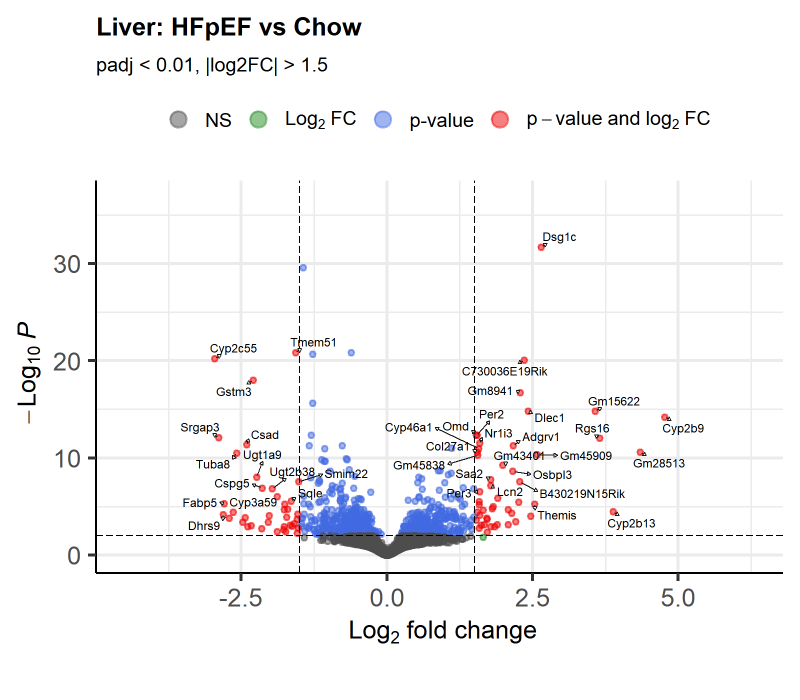
#> input picture figures/Liver_volcano.png, 1600 x 1400 px, found by its file name (shown at 1/2 size)
$ python 17_stitch_panels.py
#> lines starting #> are read from the running program, lines starting #| are printed output that depends on the picture
"""Stitch paired sub-figures into single composite Figure images (panel A / B
side by side, with a bold panel-letter tag), matching the convention seen in
published papers (e.g. Fig. 1A-D combined as one figure with one legend)."""
from PIL import Image, ImageDraw, ImageFont
import os

FIG_DIR = "figures"
OUT_DIR = "figures/composite"
os.makedirs(OUT_DIR, exist_ok=True)

try:
    FONT = ImageFont.truetype("arialbd.ttf", 56)
except Exception:
    FONT = ImageFont.load_default()

GAP = 30
PAD = 10


def load_flat(path):
    """Open an image and flatten it onto a white RGB background, handling
    any alpha channel correctly (plain .convert("RGB") on an RGBA image
    drops the alpha and leaves transparent pixels black, not white)."""
#> called with path = 'figures/Liver_volcano.png'
    im = Image.open(path)
#> im is the input picture: PIL image 1600x1400 RGB; mean R, G, B 245.1, 244.6, 245.7
    if im.mode in ("RGBA", "LA") or (im.mode == "P" and "transparency" in im.info):
        im = im.convert("RGBA")
        bg = Image.new("RGB", im.size, "white")
        bg.paste(im, mask=im.split()[-1])
        return bg
    return im.convert("RGB")


def stitch(pairs, out_name, align="min"):
    """pairs: list of (image_filename, letter) to place left-to-right.
    align="min": downscale all panels to the shortest panel's height (default;
      fine when panels were rendered at similar font sizes/resolutions).
    align="max": keep every panel at its native resolution (no downscaling,
      so small text like heatmap row labels never shrinks) and pad shorter
      panels with white space so they still line up at the top.
    """
    imgs = [load_flat(os.path.join(FIG_DIR, fn)) for fn, _ in pairs]
#> call 2 of load_flat, with path = 'figures/LV_volcano.png'
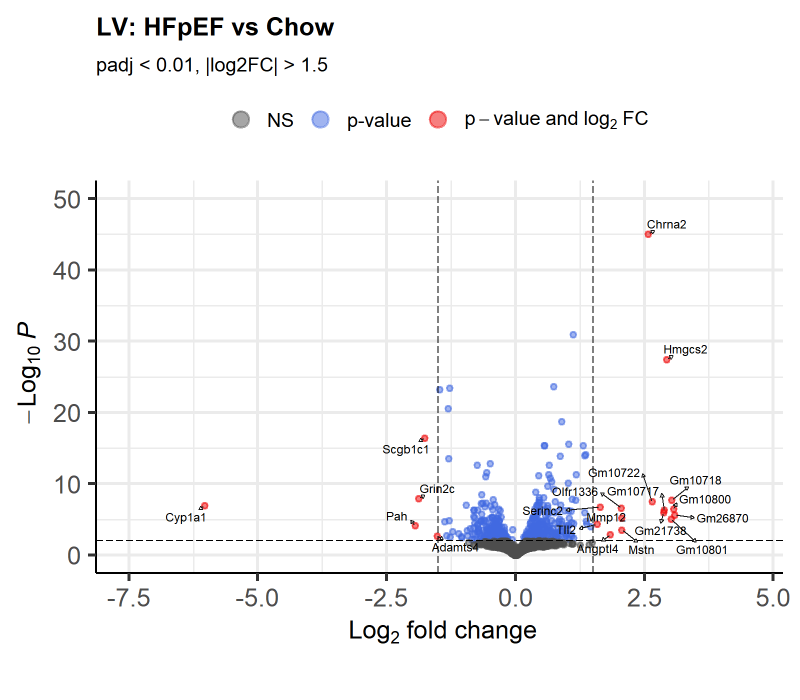
#> input picture figures/LV_volcano.png, 1600 x 1400 px, found by its file name (shown at 1/2 size)
#> in load_flat, im is the input picture: PIL image 1600x1400 RGB; mean R, G, B 246.7, 246.7, 247.5

    if align == "min":
        target_h = min(im.height for im in imgs)
#> target_h = 1400
        resized = []
        for im in imgs:
            w = int(im.width * (target_h / im.height))
            resized.append(im.resize((w, target_h), Image.LANCZOS))
#> this loop made 2 passes
#> w on passes 1 to 2: 1600, 1600
#> after the loop, resized = 2 items
    else:
        target_h = max(im.height for im in imgs)
        resized = []
        for im in imgs:
            if im.height == target_h:
                resized.append(im)
            else:
                padded = Image.new("RGB", (im.width, target_h), "white")
                padded.paste(im, (0, 0))
                resized.append(padded)

    total_w = sum(im.width for im in resized) + GAP * (len(resized) - 1)
#> total_w = 3230
    canvas = Image.new("RGB", (total_w, target_h), "white")
#> canvas: PIL image 3230x1400 RGB; every value is 255
    x = 0
    draw = ImageDraw.Draw(canvas)
    for (im, (fn, letter)) in zip(resized, pairs):
        canvas.paste(im, (x, 0))
        draw.text((x + PAD, PAD), letter, fill="black", font=FONT)
        x += im.width + GAP
#> this loop made 2 passes
#> (fn, letter, x) on passes 1 to 2: ('Liver_volcano.png', 'A', 1630), ('LV_volcano.png', 'B', 3260)
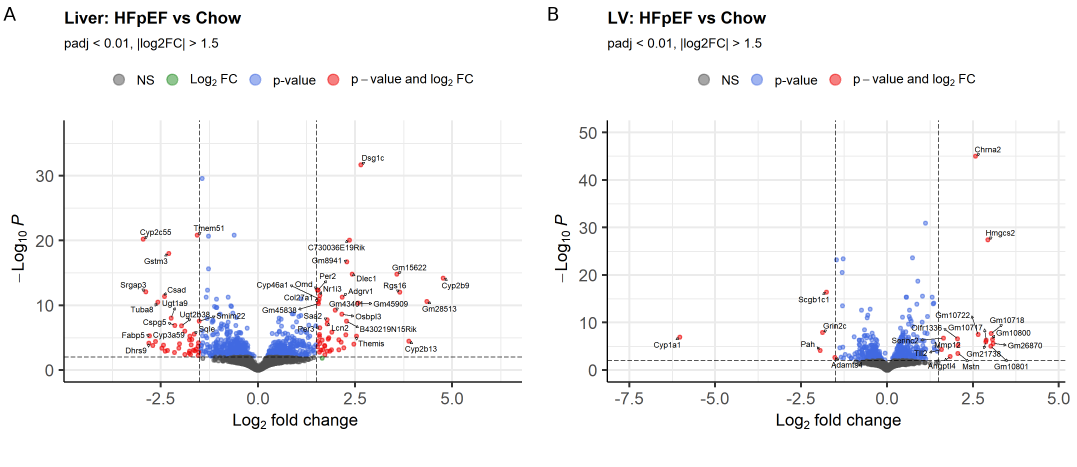
#> canvas: PIL image 3230x1400 RGB (shown at 1/3 size); mean R, G, B 245.9, 245.7, 246.6
#> after the loop, x = 3260

    out_path = os.path.join(OUT_DIR, out_name)
    canvas.save(out_path)
    print("Wrote", out_path, canvas.size)
#| Wrote figures/composite/Figure1_volcano_combined.png (3230, 1400)
#> call 2 of stitch, with out_name = 'Figure2_heatmap_combined.png', align = 'max'
#> call 3 of load_flat, with path = 'figures/Liver_heatmap.png'
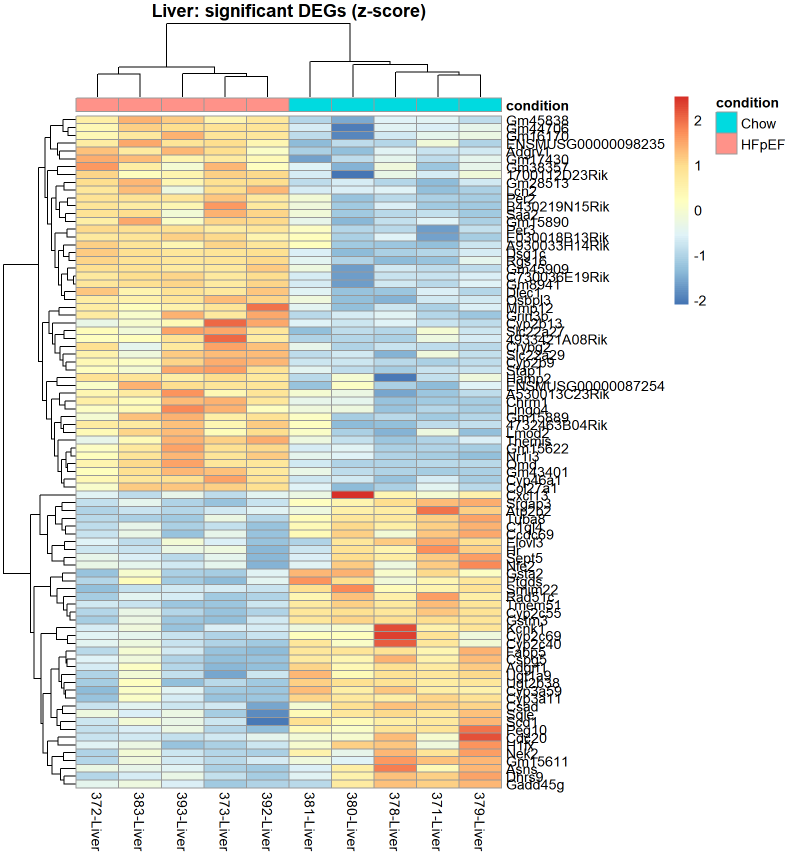
#> input picture figures/Liver_heatmap.png, 1600 x 1720 px, found by its file name (shown at 1/2 size)
#> in load_flat, im is the input picture: PIL image 1600x1720 RGB; mean R, G, B 227, 226.5, 216.2
#> call 4 of load_flat, with path = 'figures/LV_heatmap.png'
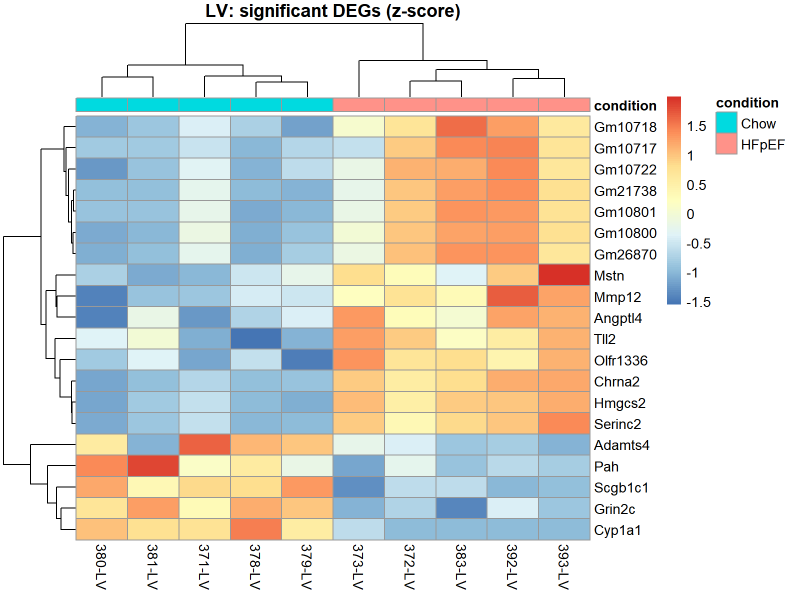
#> input picture figures/LV_heatmap.png, 1600 x 1200 px, found by its file name (shown at 1/2 size)
#> in load_flat, im is the input picture: PIL image 1600x1200 P; mean R, G, B 222.8, 220.5, 212.9
#> in stitch (call 2), `target_h = max(im.height for im in imgs)`: target_h = 1720
#> the loop in stitch (call 2), `for im in imgs:` made 2 passes
#> after the loop in stitch (call 2), `for im in imgs:`:
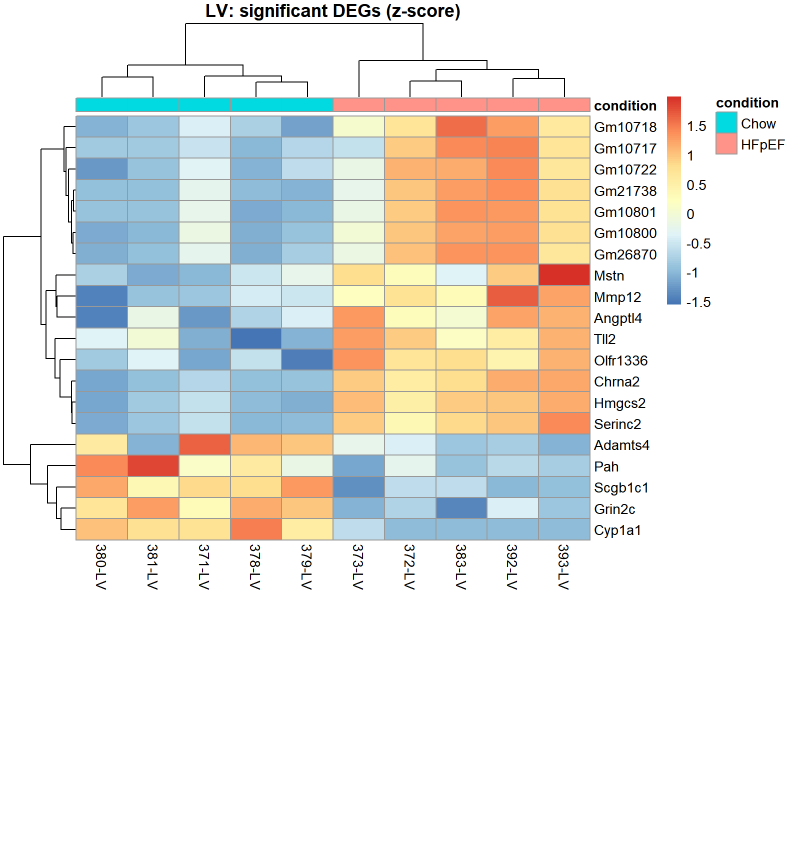
#> padded: PIL image 1600x1720 RGB (shown at 1/2 size); mean R, G, B 232.5, 230.9, 225.6
#> in stitch (call 2), `canvas = Image.new("RGB", (total_w, target_h), "white")`: canvas: PIL image 3230x1720 RGB; every value is 255
#> the loop in stitch (call 2), `for (im, (fn, letter)) in zip(resized, pairs):` made 2 passes
#> after the loop in stitch (call 2), `for (im, (fn, letter)) in zip(resized, pairs):`:
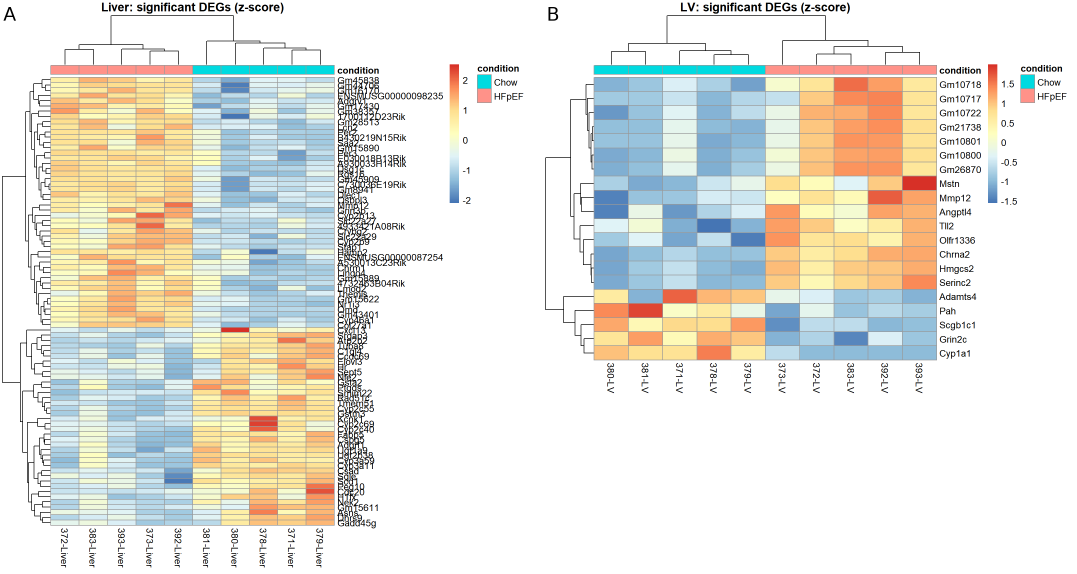
#> canvas: PIL image 3230x1720 RGB (shown at 1/3 size); mean R, G, B 230, 228.9, 221.2
#> after the loop in stitch (call 2), `for (im, (fn, letter)) in zip(resized, pairs):`: x = 3260
#| Wrote figures/composite/Figure2_heatmap_combined.png (3230, 1720)
    return out_path


def grid(rows, out_name, base_dir=None):
    """rows: list of row-lists, each a list of (image_filename, letter) placed
    left-to-right within that row (via stitch(), min-height aligned within
    the row), then stacked top-to-bottom. Narrower rows are left-aligned on
    a white canvas at the widest row's width (no rescaling across rows, so
    text size stays consistent)."""
    src_dir = base_dir or FIG_DIR
    row_imgs = []
    for row in rows:
        imgs = [load_flat(os.path.join(src_dir, fn)) for fn, _ in row]
        target_h = min(im.height for im in imgs)
        resized = [im.resize((int(im.width * (target_h / im.height)), target_h), Image.LANCZOS) for im in imgs]
        row_w = sum(im.width for im in resized) + GAP * (len(resized) - 1)
        row_canvas = Image.new("RGB", (row_w, target_h), "white")
        draw = ImageDraw.Draw(row_canvas)
        x = 0
        for im, (fn, letter) in zip(resized, row):
            row_canvas.paste(im, (x, 0))
            draw.text((x + PAD, PAD), letter, fill="black", font=FONT)
            x += im.width + GAP
        row_imgs.append(row_canvas)

    max_w = max(im.width for im in row_imgs)
    total_h = sum(im.height for im in row_imgs) + GAP * (len(row_imgs) - 1)
    canvas = Image.new("RGB", (max_w, total_h), "white")
    y = 0
    for im in row_imgs:
        canvas.paste(im, (0, y))
        y += im.height + GAP

    out_path = os.path.join(OUT_DIR, out_name)
    canvas.save(out_path)
    print("Wrote", out_path, canvas.size)
    return out_path


stitch([("Liver_volcano.png", "A"), ("LV_volcano.png", "B")], "Figure1_volcano_combined.png")
stitch([("Liver_heatmap.png", "A"), ("LV_heatmap.png", "B")], "Figure2_heatmap_combined.png", align="max")
#> (the run stopped early here; a loop or call above may not have finished)
